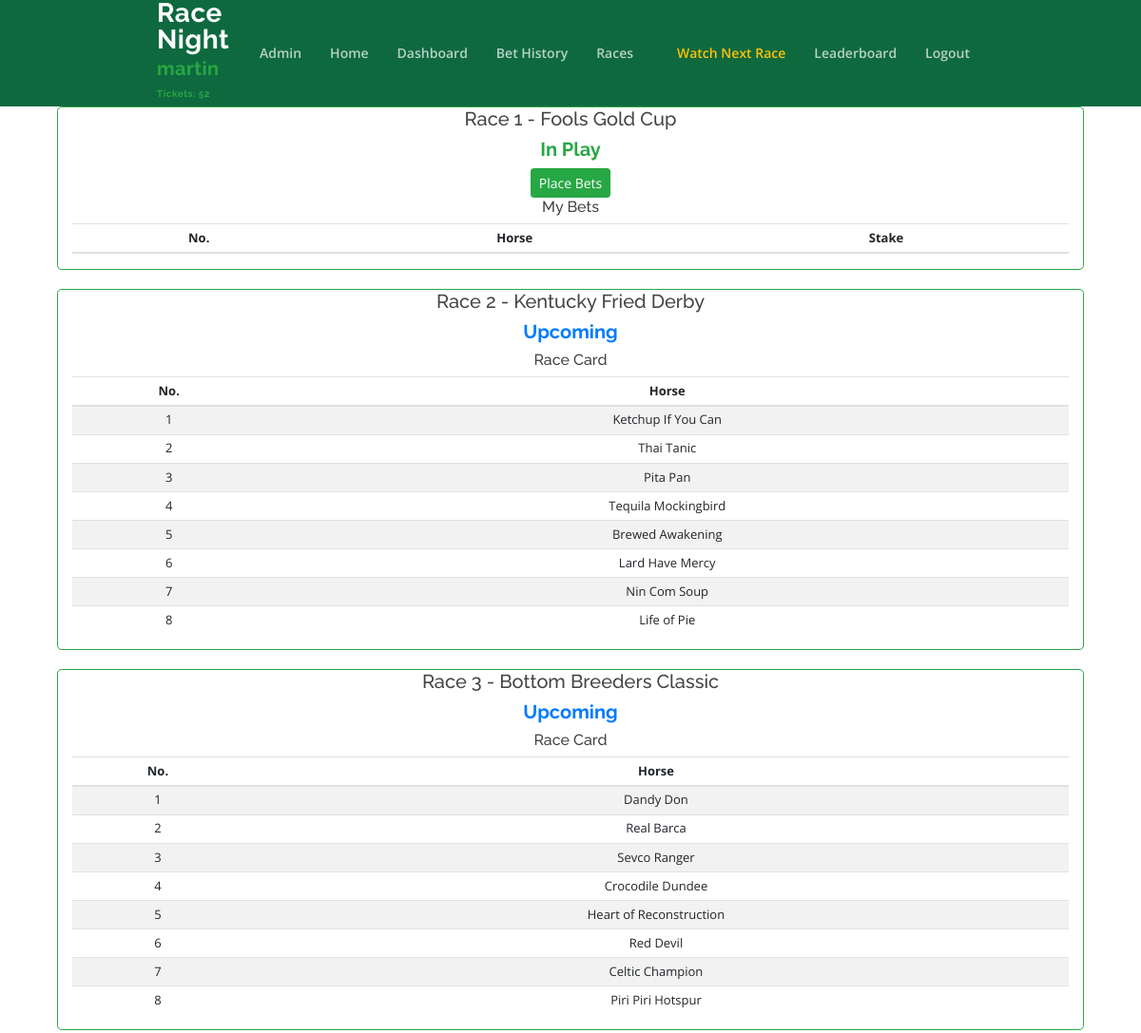
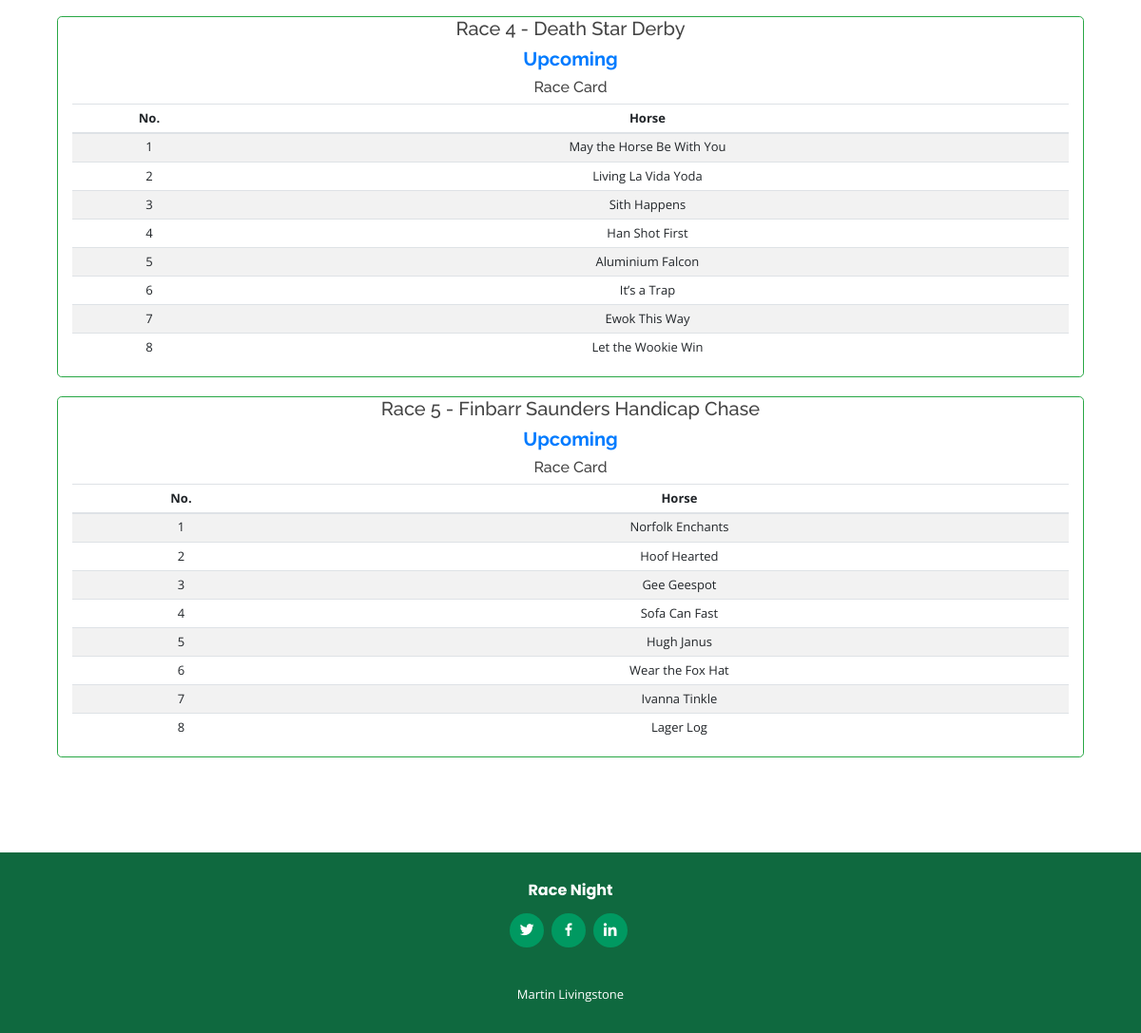
/myaccount/ (signed in), run on the app's committed database (2 pictures, top to bottom).
### accounts/models.py (models this page shows, shortened)
class Profile(models.Model):
    user = models.OneToOneField(User, on_delete=models.CASCADE)
    cash = models.PositiveIntegerField(default=20)

### races/models.py (models this page shows, shortened)
class Race(models.Model):
    STATUS = (
        ('Upcoming', 'Upcoming'),
        ('In Play', 'In Play'),
        ('No More Bets', 'No More Bets'),
        ('Finished', 'Finished')
        )
    number = models.PositiveIntegerField()
    name = models.CharField(max_length=100)
    srcyoutube = models.CharField(max_length=200, null=True)
    status = models.CharField(max_length=200, null=True, choices=STATUS)

class RaceEntry(models.Model):
    race = models.ForeignKey('Race', on_delete=models.CASCADE)
    number = models.PositiveIntegerField(default=0)
    horse = models.OneToOneField('Horse', on_delete=models.CASCADE)
    won = models.BooleanField(default=False)

class Horse(models.Model):
    name = models.CharField(max_length=50)

### racenight/views.py (the view)
# urls.py: path('myaccount/', views.maindashboard, name="maindashboard"),
@login_required
def maindashboard(request):
    raceentrys = RaceEntry.objects.all()
    bets = Bet.objects.filter(user=request.user)
    races = Race.objects.all()
    winners = RaceEntry.objects.filter(won=True)
    context = {'bets':bets, 'races':races, 'winners':winners, 'raceentrys':raceentrys}
    return render(request, 'maindashboard.html', context)

### racenight/context_processors.py (called while the page is built, shortened)
def get_race_numbers(request):
    race_ID = []
    races = Race.objects.all().order_by('number')
    for race in races:
        race_ID.append(race.id)
    if races:
        context = { 'race_one':     race_ID[0],
                    'race_two':     race_ID[1],
                    'race_three':   race_ID[2],
                    'race_four':    race_ID[3],
                    'race_five':    race_ID[4],}
    else:
       context = { 'race_one':     1,
                    'race_two':     2,
                    'race_three':   3,
                    'race_four':    4,
                    'race_five':    5,}
    return context

def get_race_status(request):
    race_status = []
    races = Race.objects.all().order_by('number')
    for race in races:
        race_status.append(race.status)
    if races:
        context = { 'race_status_one':     race_status[0],
                    'race_status_two':     race_status[1],
                    'race_status_three':   race_status[2],
                    'race_status_four':    race_status[3],
                    'race_status_five':    race_status[4],
    }
    return context

### templates/maindashboard.html (shortened to what this page needs)
{% extends "base.html" %}
{% block content %}
<div class="container text-center ">
    <h5>{{ user|upper }}'s Dashboard<span class='text-success'>  Tickets: {{ user.profile.cash }}</span></h5>
    {% for race in races %}
    {% if race.status == 'In Play' %}
      <div class="col border border-success rounded-lg">
        <h5>Race {{ race.number }} - {{ race.name }} </h5>
        <h5 class='text-center'><span class='font-weight-bold text-success'> {{ race.status }}</span></h5>
      <div class="text-center">
        <a type="button" class="btn btn-sm btn-success px-2" href="{% url 'races:dashboard' race.id %} ">Place Bets</a>
      </div>
      <h6 class="text-center">My Bets</h6>
      <table class="table table-condensed table-striped table-sm">
        <thead>
          <tr>
            <th>No.</th>
            <th>Horse</th>
            <th>Stake</th>
          </tr>
        </thead>
      </table>
      </div>
      <br>
     {% endif %}
    {% endfor %}
    {% for race in races %}
    {% if race.status == 'Upcoming' %}
      <div class="col border border-success rounded-lg">
        <h5>Race {{ race.number }} - {{ race.name }} </h5>
        <h5 class='text-center'><span class='font-weight-bold text-primary'> {{ race.status }}</span></h5>
      <h6 class="text-center">Race Card</h6>
      <table class="table table-condensed table-striped table-sm">
        <thead>
            <tr>
                <th>No.</th>
                <th>Horse</th>
            </tr>
        </thead>
        <tbody>
            {% for raceentry in raceentrys %}
                <tr>
                {% if raceentry.race.id == race.id %}
                  <td>{{ raceentry.number }}</td>
                  <td>{{ raceentry.horse.name }}</td>
                {% endif %}
              </tr>
            {% endfor %}
        </tbody>
      </table>
      </div>
    <br>
    {% endif %}
    {% endfor %}
</div>
{% endblock %}

### templates/base.html (shortened to what this page needs)
<!DOCTYPE html>
<html lang="en">
<head>
  <link href="/static/css/bootstrap.min.css" rel="stylesheet">
  <link href="/static/fonts/icofont.min.css" rel="stylesheet">
  <link href="/static/css/assets/boxicons/css/boxicons.min.css" rel="stylesheet">
  <link href="/static/css/assets/remixicon/remixicon.css" rel="stylesheet">
  <link href="/static/css/style.css" rel="stylesheet">
  <link href="/static/css/racenight.css" rel="stylesheet">
</head>
<body>
  <header id="header" class="fixed-top ">
    <div class="container-fluid">
      <div class="row justify-content-center">
        <div class="col-xl-9 d-flex align-items-center justify-content-between">
          {% if user.is_authenticated %}
          <h1 class="logo"><a href="{% url 'frontpage' %}">Race Night </a>
          <a href="{% url 'maindashboard' %}"><span class='text-success'  style='font-size:20px'>{{ user }}
          <sup class='text-success' style='font-size:10px'>Tickets: {{ user.profile.cash }}</sup></span></a>
          </h1>
          <nav class="nav-menu d-none d-lg-block">
            <ul>
              {% if user.is_superuser %}
              <li><a href="{% url 'admin:index' %}">Admin</a></li>
              {% endif %}
              <li><a href="{%url 'frontpage' %}">Home</a></li>
              <li><a class="nav-link" href="{% url 'maindashboard' %}">Dashboard</a></li>
              <li><a class="nav-link" href="{% url 'bethistory' %}">Bet History</a></li>
              <li class="drop-down"><a href="">Races</a>
              </li>
              <li><a class="nav-link text-warning" href="{% url 'races:watchnextrace'%}">Watch Next Race</a></li>
              <li><a href="{% url 'races:leaderboard' %}">Leaderboard</a></li>
              <li><a class="nav-link" href="{% url 'logout' %}">Logout</a></li>
            </ul>
          </nav>
          {% endif %}
        </div>
      </div>
    </div>
  </header>
  <main id="main">
    <section id="services" class="dashboard">
      <div class="container">
        {% block content %}
        {% endblock %}
      </div>
    </section>
  </main>
   <footer id="footer">
    <div class="container">
      <h3>Race Night</h3>
      <div class="social-links">
        <a href="https://twitter.com/MartLivingstone" class="twitter"><i class="bx bxl-twitter"></i></a>
        <a href="https://www.facebook.com/martin.livingstone.5011/" class="facebook"><i class="bx bxl-facebook"></i></a>
        <a href="https://www.linkedin.com/in/martinlivingstone/" class="linkedin"><i class="bx bxl-linkedin"></i></a>
      </div>
      <div class="credits">
        Martin Livingstone</a>
      </div>
    </div>
  </footer>
</body>
</html>

### static/css/style.css (style rules this page uses)
body { font-family: "Open Sans", sans-serif; color: #444444; }
a { color: #009961; }
h1, h2, h3, h4, h5, h6 { font-family: "Raleway", sans-serif; }
#header { z-index: 997; background: #0f693f; }
#header .logo { font-size: 28px; margin: 0; padding: 0; line-height: 1; font-weight: 700; letter-spacing: 0.5px; }
#header .logo a { color: #fff; }
.nav-menu ul { margin: 0; padding: 0; list-style: none; }
.nav-menu > ul { display: flex; }
.nav-menu > ul > li { position: relative; white-space: nowrap; margin: 0 12px; }
.nav-menu a { display: block; position: relative; color: rgba(255, 255, 255, 0.7); transition: 0.3s; font-size: 14px; padding: 25px 3px; font-weight: 600; font-family: "Open Sans", sans-serif; }
.nav-menu > ul > li > a:before { content: ""; position: absolute; width: 100%; height: 2px; bottom: -2px; left: 0; background-color: #009961; visibility: hidden; width: 0px; transition: all 0.3s ease-in-out 0s; }
.nav-menu .drop-down > a:after { content: "\ea99"; font-family: IcoFont; padding-left: 5px; }
.mobile-nav { position: fixed; top: 55px; right: 15px; bottom: 15px; left: 15px; z-index: 9999; overflow-y: auto; background: #fff; transition: ease-in-out 0.2s; opacity: 0; visibility: hidden; border-radius: 10px; padding: 10px 0; }
.mobile-nav * { margin: 0; padding: 0; list-style: none; }
.mobile-nav a { display: block; position: relative; color: #282828; padding: 10px 20px; font-weight: 500; outline: none; }
.mobile-nav .drop-down > a:after { content: "\ea99"; font-family: IcoFont; padding-left: 10px; position: absolute; right: 15px; }
.mobile-nav .drop-down > a { padding-right: 35px; }
section { padding: 80px 0; overflow: hidden; }
.dashboard { font-size: 13px; }
.dashboard .table { font-size: 13px; }
#footer { background: #0f693f; color: #fff; font-size: 14px; text-align: center; padding: 30px 0; }
#footer h3 { font-size: 16px; font-weight: 700; color: #fff; position: relative; font-family: "Poppins", sans-serif; padding: 0; margin: 0 0 15px 0; }
#footer .social-links { margin: 0 0 40px 0; }
#footer .social-links a { font-size: 18px; display: inline-block; background: #009961; color: #fff; line-height: 1; padding: 8px 0; margin-right: 4px; border-radius: 50%; text-align: center; width: 36px; height: 36px; transition: 0.3s; }
#footer .credits { font-size: 13px; }

### static/css/racenight.css (style rules this page uses)
.table-condensed { font-size: 14px; }
div, iframe { display:block; margin: 0 auto; }

### data on the page
Race: number "1", name "Fools Gold Cup", status "In Play"
Race: number "2", name "Kentucky Fried Derby", status "Upcoming"
RaceEntry: number "1", horse.name "Ketchup If You Can"
RaceEntry: number "2", horse.name "Thai Tanic"
RaceEntry: number "3", horse.name "Pita Pan"
RaceEntry: number "4", horse.name "Tequila Mockingbird"
RaceEntry: number "5", horse.name "Brewed Awakening"
RaceEntry: number "6", horse.name "Lard Have Mercy"
RaceEntry: number "7", horse.name "Nin Com Soup"
RaceEntry: number "8", horse.name "Life of Pie"
Race: number "3", name "Bottom Breeders Classic", status "Upcoming"
RaceEntry: number "1", horse.name "Dandy Don"
RaceEntry: number "2", horse.name "Real Barca"
RaceEntry: number "3", horse.name "Sevco Ranger"
RaceEntry: number "4", horse.name "Crocodile Dundee"
RaceEntry: number "5", horse.name "Heart of Reconstruction"
RaceEntry: number "6", horse.name "Red Devil"
RaceEntry: number "7", horse.name "Celtic Champion"
RaceEntry: number "8", horse.name "Piri Piri Hotspur"
Race: number "4", name "Death Star Derby", status "Upcoming"
RaceEntry: number "1", horse.name "May the Horse Be With You"
RaceEntry: number "2", horse.name "Living La Vida Yoda"
RaceEntry: number "3", horse.name "Sith Happens"
RaceEntry: number "4", horse.name "Han Shot First"
RaceEntry: number "5", horse.name "Aluminium Falcon"
RaceEntry: number "6", horse.name "It’s a Trap"
RaceEntry: number "7", horse.name "Ewok This Way"
RaceEntry: number "8", horse.name "Let the Wookie Win"
Race: number "5", name "Finbarr Saunders Handicap Chase", status "Upcoming"
RaceEntry: number "1", horse.name "Norfolk Enchants"
RaceEntry: number "2", horse.name "Hoof Hearted"
RaceEntry: number "3", horse.name "Gee Geespot"
RaceEntry: number "4", horse.name "Sofa Can Fast"
RaceEntry: number "5", horse.name "Hugh Janus"
RaceEntry: number "6", horse.name "Wear the Fox Hat"
RaceEntry: number "7", horse.name "Ivanna Tinkle"
RaceEntry: number "8", horse.name "Lager Log"

### other printed values
{{ user }} "martin"
{{ user.profile.cash }} "52"
